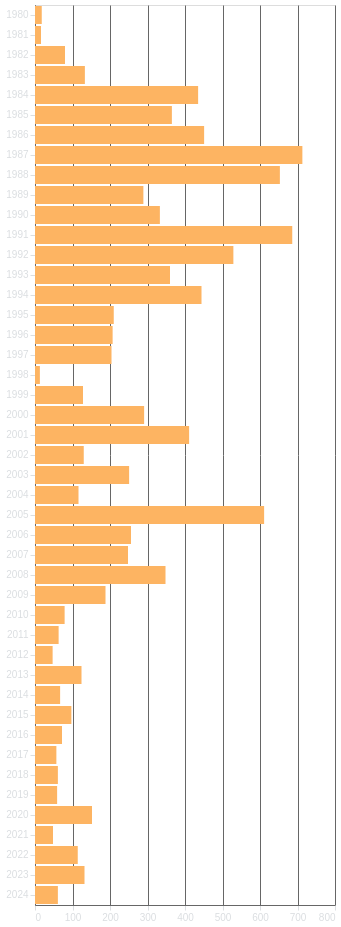

The Vega-Lite source for this figure:
### Vega-Lite specification from a JSON file in a GitHub repository (floating-point values rounded to 4 significant figures; data arrays with more than 128 entries replaced by an {"elided": "..."} marker saying what was removed)
{"config": {"background": "transparent", "title": {"color": "#DBDEE1", "fontSize": 16}, "axis": {"domainColor": "#666666", "gridColor": "#666666", "tickColor": "#DBDEE1", "titleColor": "#DBDEE1", "labelColor": "#DBDEE1"}, "legend": {"labelColor": "#DBDEE1", "titleColor": "#DBDEE1"}}, "data": {"name": "data-7c6a16825f87b35db6d456cfab1d5502"}, "mark": {"type": "bar", "tooltip": true}, "encoding": {"color": {"value": "#fdb462"}, "tooltip": [{"field": "year", "title": "Anno", "type": "ordinal"}, {"aggregate": "count", "title": "Nº di spot", "type": "quantitative"}], "x": {"aggregate": "count", "axis": {"ticks": true, "title": null}, "type": "quantitative"}, "y": {"axis": {"ticks": true, "title": null}, "field": "year", "type": "ordinal"}}, "height": "container", "params": [{"name": "param_13", "select": {"type": "interval", "encodings": []}, "bind": "scales"}], "width": "container", "$schema": "https://vega.github.io/schema/vega-lite/v5.17.0.json", "datasets": {"data-7c6a16825f87b35db6d456cfab1d5502": {"elided": "10350 records"}}}
